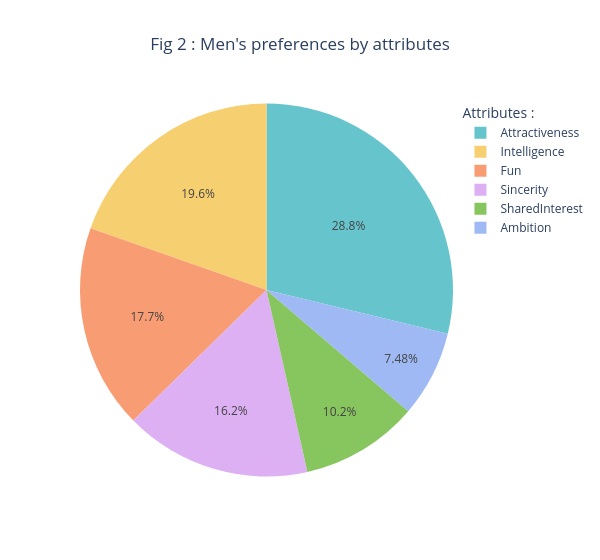

The code cell stored with this chart in its notebook:
### Code cell
fig2=px.pie(df_least,values=df_least.loc['Male'],names=df_least.columns,title="Fig 2 : Men's preferences by attributes",width=600,color_discrete_sequence = px.colors.qualitative.Pastel)
fig2.update_layout(
    title_x= 0.5,
    legend_title='Attributes :')
fig2.show()

### Figure 1 — Plotly figure (JSON) as saved in the notebook; plotly's stock layout.template omitted (floating-point values rounded to 4 significant figures)
{"data": [{"domain": {"x": [0, 1], "y": [0, 1]}, "hovertemplate": "label=%{label}<br>value=%{value}<extra></extra>", "labels": ["Attractiveness", "Sincerity", "Intelligence", "Fun", "Ambition", "SharedInterest"], "legendgroup": "", "name": "", "showlegend": true, "type": "pie", "values": [28.82, 16.21, 19.67, 17.73, 7.493, 10.24]}], "layout": {"legend": {"title": {"text": "Attributes :"}, "tracegroupgap": 0}, "piecolorway": ["rgb(102, 197, 204)", "rgb(246, 207, 113)", "rgb(248, 156, 116)", "rgb(220, 176, 242)", "rgb(135, 197, 95)", "rgb(158, 185, 243)", "rgb(254, 136, 177)", "rgb(201, 219, 116)", "rgb(139, 224, 164)", "rgb(180, 151, 231)", "rgb(179, 179, 179)"], "title": {"text": "Fig 2 : Men's preferences by attributes", "x": 0.5}, "width": 600}}
